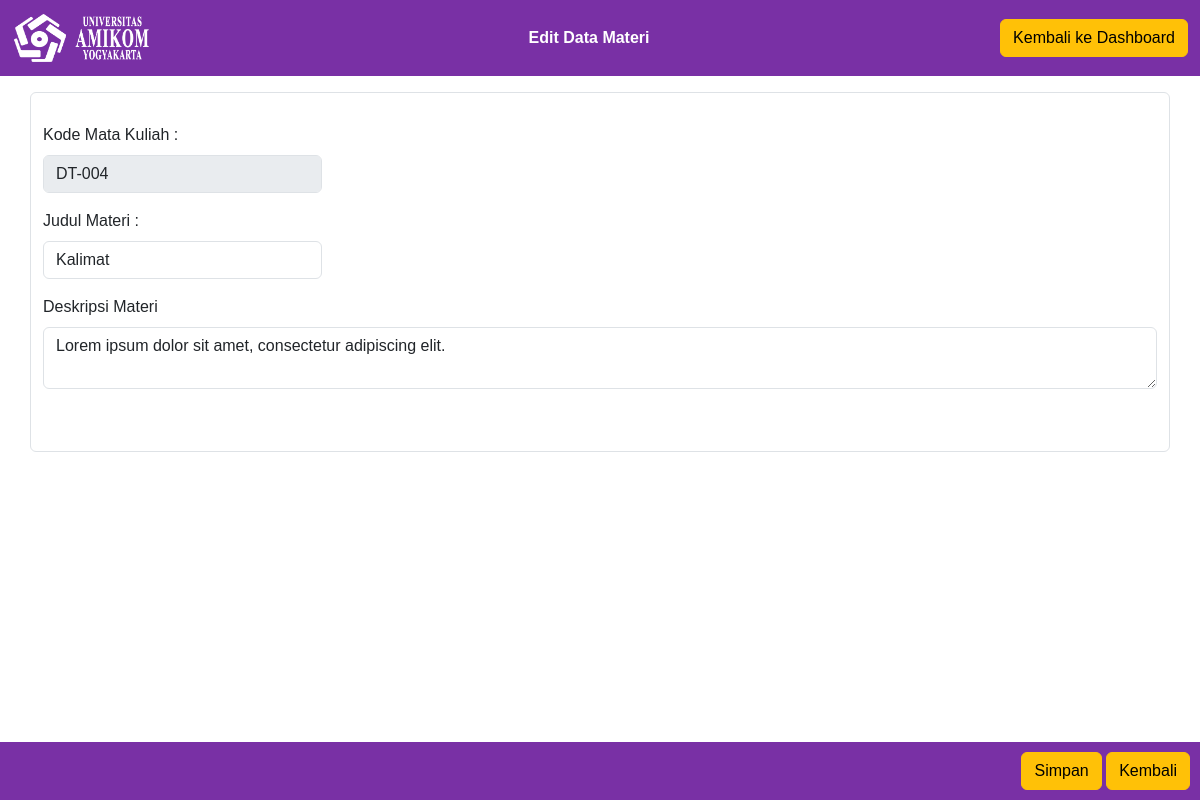
Page /editmateri.php?kode_matkul=DT-004&judul_materi=Kalimat on the committed database.
### tables this page shows
CREATE TABLE `materi` (
  `kode_matkul` varchar(16) NOT NULL,
  `pertemuan` varchar(2) NOT NULL,
  `judul_materi` varchar(255) NOT NULL,
  `desk_materi` varchar(255) NOT NULL
);

### editmateri.php (the view, shortened to what this page needs)
<head>
  <link rel="stylesheet" href="bootstrap/css/bootstrap.min.css">
</head>
<?php
include("config.php");
if (isset($_GET['kode_matkul']) && isset($_GET['judul_materi'])) {
  $kode_matkul = $_GET['kode_matkul'];
  $judul_materi = $_GET['judul_materi'];
  $sql = "SELECT * FROM materi WHERE kode_matkul = '$kode_matkul' AND judul_materi = '$judul_materi'";
  $query = mysqli_query($sambung, $sql);
  if (mysqli_num_rows($query) > 0) {
    $materi = mysqli_fetch_assoc($query);
  } else {
    echo "Materi tidak ditemukan.";
    exit;
  }
}
?>
<head>
  <link rel="stylesheet" href="bootstrap/css/bootstrap.min.css">
</head>
<body>
  <nav class="navbar sticky-top" style="background-color: #7930A5;">
    <div class="container-fluid d-flex justify-content-between">
      <a class="navbar-brand" href="#">
        <img src="pic/logo-amikom.png" alt="Logo" width="150" height="50" class="d-inline-block align-text-top">
      </a>
      <span class="navbar-text">Edit Data Materi</span>
      <a href="dashboard.php">
        <button type="submit" class="btn btn-warning ms-auto">Kembali ke Dashboard</button>
      </a>
    </div>
  </nav>
  <div class="container form-control mt-3">
    <br>
    <form action="controller-editmateri.php" method="POST">
      <fieldset>
        <div class="mb-3 w-25">
          <label for="kode_matkul" class="form-label">Kode Mata Kuliah :</label>
          <input type="text" class="form-control" name="kode_matkul" value="<?php echo $materi['kode_matkul']; ?>"
            disabled>
        </div>
        <div class="mb-3 w-25">
          <label for="judul_materi" class="form-label">Judul Materi :</label>
          <input type="text" class="form-control" name="judul_materi" value="<?php echo $materi['judul_materi']; ?>">
        </div>
        <div class="mb-3">
          <label for="desk_materi" class="form-label">Deskripsi Materi</label>
          <textarea class="form-control" name="desk_materi" id="desk_materi"
            placeholder="Ketikkan Deskripsi Materi"><?php echo $materi['desk_materi']; ?></textarea>
        </div>
        <div class="floating-button-container">
          <button type="submit" class="btn btn-warning" name="edit">Simpan</button>
          <button type="button" class="btn btn-warning" name="kembali"
            onclick="window.location.href='materi.php?kode_matkul=<?php echo $kode_matkul; ?>'">Kembali</button>
        </div>
      </fieldset>
    </form>
    <br>
  </div>
</body>

### editmateri.php (style rules this page uses)
body { font-family: Helvetica, sans-serif; }
.navbar-text { font-family: Helvetica, sans-serif; font-weight: bold; color: white; }
.floating-button-container { position: fixed; bottom: 0; right: 0; width: 100%; max-width: 7680px; background-color: #7930A5; padding: 10px; text-align: right; z-index: 999; }

### rows in the picture
materi: kode_matkul "DT-004", judul_materi "Kalimat", desk_materi "Lorem ipsum dolor sit amet, consectetur adipiscing elit."
